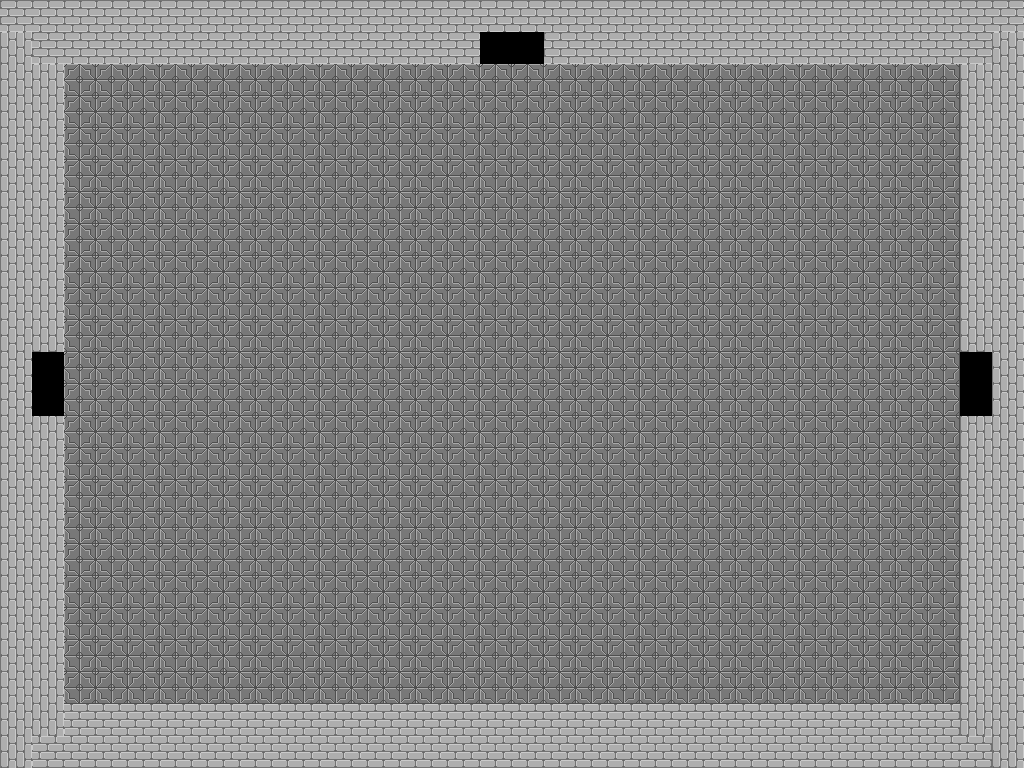

A 2D game scene composited from a Tiled map and its tileset images. What follows is a short description and the map's XML, with each tile layer's data collapsed to a summary:
An orthogonal 32x24 tile map with 32x32 px tiles, 3 tile layers (background, object, overlay) and 5 objects (3x actor, 2x event).

<map version="1.0" tiledversion="1.1.3" orientation="orthogonal" renderorder="right-down" width="32" height="24" tilewidth="32" tileheight="32" infinite="0" nextobjectid="7">
 <tileset firstgid="1" source="tileset.tsx" />
 <layer name="background" width="32" height="24">
  <data>[768 cells, 768 non-empty, 3 distinct tile ids]</data>
 </layer>
 <layer name="object" width="32" height="24">
  <data>[768 cells, 0 non-empty, 0 distinct tile ids]</data>
 </layer>
 <objectgroup name="collisions">
  <object id="1" name="door_to_02" type="event" x="960" y="352" width="32" height="64">
   <properties>
    <property name="collision" value="TRUE" />
    <property name="collisionType" value="wall" />
    <property name="eventID" value="2" />
    <property name="eventName" value="Teleport" />
    <property name="parameters" value="dungeon_02, 03, 11" />
    <property name="trigger" value="TOUCH" />
   </properties>
  </object>
 </objectgroup>
 <objectgroup name="collisionactors">
  <object id="3" name="eyesore" type="actor" x="352" y="256" width="32" height="32">
   <properties>
    <property name="parameters" value="Eyesore" />
   </properties>
   <ellipse />
  </object>
  <object id="4" name="eyesore" type="actor" x="608" y="256" width="32" height="32">
   <properties>
    <property name="parameters" value="Eyesore" />
   </properties>
   <ellipse />
  </object>
  <object id="5" name="mouthsore" type="actor" x="480" y="384" width="32" height="32">
   <properties>
    <property name="parameters" value="Mouthsore" />
   </properties>
   <ellipse />
  </object>
  <object id="6" name="teleportComplex" type="event" x="481" y="23" width="63" height="41">
   <properties>
    <property name="collision" type="bool" value="true" />
    <property name="collisionType" value="wall" />
    <property name="eventID" type="int" value="2" />
    <property name="eventName" value="Teleport" />
    <property name="parameters" value="bigdungeon, 1, 1" />
    <property name="trigger" value="TOUCH" />
   </properties>
  </object>
 </objectgroup>
 <layer name="overlay" width="32" height="24">
  <data>[768 cells, 0 non-empty, 0 distinct tile ids]</data>
 </layer>
</map>
